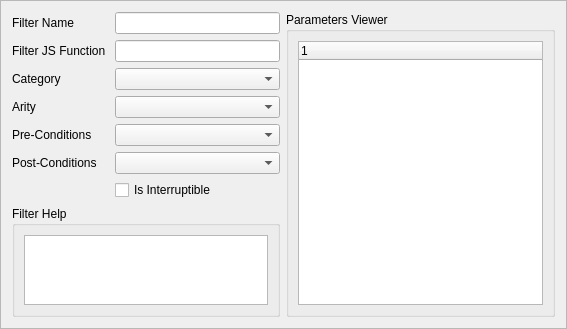
<?xml version="1.0" encoding="UTF-8"?>
<ui version="4.0">
 <class>FilterCreatorGUI</class>
 <widget class="QFrame" name="FilterCreatorGUI">
  <property name="geometry">
   <rect>
    <x>0</x>
    <y>0</y>
    <width>567</width>
    <height>325</height>
   </rect>
  </property>
  <property name="palette">
   <palette>
    <active>
     <colorrole role="WindowText">
      <brush brushstyle="SolidPattern">
       <color alpha="255">
        <red>0</red>
        <green>0</green>
        <blue>0</blue>
       </color>
      </brush>
     </colorrole>
     <colorrole role="Button">
      <brush brushstyle="SolidPattern">
       <color alpha="255">
        <red>240</red>
        <green>240</green>
        <blue>240</blue>
       </color>
      </brush>
     </colorrole>
     <colorrole role="Light">
      <brush brushstyle="SolidPattern">
       <color alpha="255">
        <red>255</red>
        <green>255</green>
        <blue>255</blue>
       </color>
      </brush>
     </colorrole>
     <colorrole role="Midlight">
      <brush brushstyle="SolidPattern">
       <color alpha="255">
        <red>247</red>
        <green>247</green>
        <blue>247</blue>
       </color>
      </brush>
     </colorrole>
     <colorrole role="Dark">
      <brush brushstyle="SolidPattern">
       <color alpha="255">
        <red>120</red>
        <green>120</green>
        <blue>120</blue>
       </color>
      </brush>
     </colorrole>
     <colorrole role="Mid">
      <brush brushstyle="SolidPattern">
       <color alpha="255">
        <red>160</red>
        <green>160</green>
        <blue>160</blue>
       </color>
      </brush>
     </colorrole>
     <colorrole role="Text">
      <brush brushstyle="SolidPattern">
       <color alpha="255">
        <red>0</red>
        <green>0</green>
        <blue>0</blue>
       </color>
      </brush>
     </colorrole>
     <colorrole role="BrightText">
      <brush brushstyle="SolidPattern">
       <color alpha="255">
        <red>255</red>
        <green>255</green>
        <blue>255</blue>
       </color>
      </brush>
     </colorrole>
     <colorrole role="ButtonText">
      <brush brushstyle="SolidPattern">
       <color alpha="255">
        <red>0</red>
        <green>0</green>
        <blue>0</blue>
       </color>
      </brush>
     </colorrole>
     <colorrole role="Base">
      <brush brushstyle="SolidPattern">
       <color alpha="255">
        <red>255</red>
        <green>255</green>
        <blue>255</blue>
       </color>
      </brush>
     </colorrole>
     <colorrole role="Shadow">
      <brush brushstyle="SolidPattern">
       <color alpha="255">
        <red>0</red>
        <green>0</green>
        <blue>0</blue>
       </color>
      </brush>
     </colorrole>
     <colorrole role="AlternateBase">
      <brush brushstyle="SolidPattern">
       <color alpha="255">
        <red>247</red>
        <green>247</green>
        <blue>247</blue>
       </color>
      </brush>
     </colorrole>
     <colorrole role="ToolTipBase">
      <brush brushstyle="SolidPattern">
       <color alpha="255">
        <red>255</red>
        <green>255</green>
        <blue>220</blue>
       </color>
      </brush>
     </colorrole>
     <colorrole role="ToolTipText">
      <brush brushstyle="SolidPattern">
       <color alpha="255">
        <red>0</red>
        <green>0</green>
        <blue>0</blue>
       </color>
      </brush>
     </colorrole>
    </active>
    <inactive>
     <colorrole role="WindowText">
      <brush brushstyle="SolidPattern">
       <color alpha="255">
        <red>0</red>
        <green>0</green>
        <blue>0</blue>
       </color>
      </brush>
     </colorrole>
     <colorrole role="Button">
      <brush brushstyle="SolidPattern">
       <color alpha="255">
        <red>240</red>
        <green>240</green>
        <blue>240</blue>
       </color>
      </brush>
     </colorrole>
     <colorrole role="Light">
      <brush brushstyle="SolidPattern">
       <color alpha="255">
        <red>255</red>
        <green>255</green>
        <blue>255</blue>
       </color>
      </brush>
     </colorrole>
     <colorrole role="Midlight">
      <brush brushstyle="SolidPattern">
       <color alpha="255">
        <red>247</red>
        <green>247</green>
        <blue>247</blue>
       </color>
      </brush>
     </colorrole>
     <colorrole role="Dark">
      <brush brushstyle="SolidPattern">
       <color alpha="255">
        <red>120</red>
        <green>120</green>
        <blue>120</blue>
       </color>
      </brush>
     </colorrole>
     <colorrole role="Mid">
      <brush brushstyle="SolidPattern">
       <color alpha="255">
        <red>160</red>
        <green>160</green>
        <blue>160</blue>
       </color>
      </brush>
     </colorrole>
     <colorrole role="Text">
      <brush brushstyle="SolidPattern">
       <color alpha="255">
        <red>0</red>
        <green>0</green>
        <blue>0</blue>
       </color>
      </brush>
     </colorrole>
     <colorrole role="BrightText">
      <brush brushstyle="SolidPattern">
       <color alpha="255">
        <red>255</red>
        <green>255</green>
        <blue>255</blue>
       </color>
      </brush>
     </colorrole>
     <colorrole role="ButtonText">
      <brush brushstyle="SolidPattern">
       <color alpha="255">
        <red>0</red>
        <green>0</green>
        <blue>0</blue>
       </color>
      </brush>
     </colorrole>
     <colorrole role="Base">
      <brush brushstyle="SolidPattern">
       <color alpha="255">
        <red>255</red>
        <green>255</green>
        <blue>255</blue>
       </color>
      </brush>
     </colorrole>
     <colorrole role="Shadow">
      <brush brushstyle="SolidPattern">
       <color alpha="255">
        <red>0</red>
        <green>0</green>
        <blue>0</blue>
       </color>
      </brush>
     </colorrole>
     <colorrole role="AlternateBase">
      <brush brushstyle="SolidPattern">
       <color alpha="255">
        <red>247</red>
        <green>247</green>
        <blue>247</blue>
       </color>
      </brush>
     </colorrole>
     <colorrole role="ToolTipBase">
      <brush brushstyle="SolidPattern">
       <color alpha="255">
        <red>255</red>
        <green>255</green>
        <blue>220</blue>
       </color>
      </brush>
     </colorrole>
     <colorrole role="ToolTipText">
      <brush brushstyle="SolidPattern">
       <color alpha="255">
        <red>0</red>
        <green>0</green>
        <blue>0</blue>
       </color>
      </brush>
     </colorrole>
    </inactive>
    <disabled>
     <colorrole role="WindowText">
      <brush brushstyle="SolidPattern">
       <color alpha="255">
        <red>120</red>
        <green>120</green>
        <blue>120</blue>
       </color>
      </brush>
     </colorrole>
     <colorrole role="Button">
      <brush brushstyle="SolidPattern">
       <color alpha="255">
        <red>240</red>
        <green>240</green>
        <blue>240</blue>
       </color>
      </brush>
     </colorrole>
     <colorrole role="Light">
      <brush brushstyle="SolidPattern">
       <color alpha="255">
        <red>255</red>
        <green>255</green>
        <blue>255</blue>
       </color>
      </brush>
     </colorrole>
     <colorrole role="Midlight">
      <brush brushstyle="SolidPattern">
       <color alpha="255">
        <red>247</red>
        <green>247</green>
        <blue>247</blue>
       </color>
      </brush>
     </colorrole>
     <colorrole role="Dark">
      <brush brushstyle="SolidPattern">
       <color alpha="255">
        <red>120</red>
        <green>120</green>
        <blue>120</blue>
       </color>
      </brush>
     </colorrole>
     <colorrole role="Mid">
      <brush brushstyle="SolidPattern">
       <color alpha="255">
        <red>160</red>
        <green>160</green>
        <blue>160</blue>
       </color>
      </brush>
     </colorrole>
     <colorrole role="Text">
      <brush brushstyle="SolidPattern">
       <color alpha="255">
        <red>120</red>
        <green>120</green>
        <blue>120</blue>
       </color>
      </brush>
     </colorrole>
     <colorrole role="BrightText">
      <brush brushstyle="SolidPattern">
       <color alpha="255">
        <red>255</red>
        <green>255</green>
        <blue>255</blue>
       </color>
      </brush>
     </colorrole>
     <colorrole role="ButtonText">
      <brush brushstyle="SolidPattern">
       <color alpha="255">
        <red>120</red>
        <green>120</green>
        <blue>120</blue>
       </color>
      </brush>
     </colorrole>
     <colorrole role="Base">
      <brush brushstyle="SolidPattern">
       <color alpha="255">
        <red>240</red>
        <green>32</green>
        <blue>122</blue>
       </color>
      </brush>
     </colorrole>
     <colorrole role="Shadow">
      <brush brushstyle="SolidPattern">
       <color alpha="255">
        <red>0</red>
        <green>0</green>
        <blue>0</blue>
       </color>
      </brush>
     </colorrole>
     <colorrole role="AlternateBase">
      <brush brushstyle="SolidPattern">
       <color alpha="255">
        <red>240</red>
        <green>240</green>
        <blue>240</blue>
       </color>
      </brush>
     </colorrole>
     <colorrole role="ToolTipBase">
      <brush brushstyle="SolidPattern">
       <color alpha="255">
        <red>255</red>
        <green>255</green>
        <blue>220</blue>
       </color>
      </brush>
     </colorrole>
     <colorrole role="ToolTipText">
      <brush brushstyle="SolidPattern">
       <color alpha="255">
        <red>0</red>
        <green>0</green>
        <blue>0</blue>
       </color>
      </brush>
     </colorrole>
    </disabled>
   </palette>
  </property>
  <property name="windowTitle">
   <string>Filter Editor</string>
  </property>
  <property name="frameShape">
   <enum>QFrame::StyledPanel</enum>
  </property>
  <property name="frameShadow">
   <enum>QFrame::Raised</enum>
  </property>
  <layout class="QGridLayout" name="gridLayout_3">
   <item row="0" column="0">
    <widget class="QLabel" name="label">
     <property name="text">
      <string>Filter Name</string>
     </property>
    </widget>
   </item>
   <item row="0" column="1">
    <widget class="QLineEdit" name="nameLine">
     <property name="text">
      <string/>
     </property>
    </widget>
   </item>
   <item row="0" column="2" rowspan="8">
    <widget class="QGroupBox" name="groupBox_2">
     <property name="title">
      <string>Parameters Viewer</string>
     </property>
     <layout class="QGridLayout" name="gridLayout_2">
      <item row="0" column="0">
       <widget class="TreeWidgetWithMenu" name="paramviewer">
        <column>
         <property name="text">
          <string notr="true">1</string>
         </property>
        </column>
       </widget>
      </item>
     </layout>
    </widget>
   </item>
   <item row="1" column="0">
    <widget class="QLabel" name="label_2">
     <property name="text">
      <string>Filter JS Function </string>
     </property>
    </widget>
   </item>
   <item row="1" column="1">
    <widget class="QLineEdit" name="functionLine"/>
   </item>
   <item row="2" column="0">
    <widget class="QLabel" name="label_4">
     <property name="text">
      <string>Category</string>
     </property>
    </widget>
   </item>
   <item row="2" column="1">
    <widget class="CheckBoxList" name="category"/>
   </item>
   <item row="3" column="0">
    <widget class="QLabel" name="label_3">
     <property name="text">
      <string>Arity</string>
     </property>
    </widget>
   </item>
   <item row="3" column="1">
    <widget class="QComboBox" name="arity"/>
   </item>
   <item row="4" column="0">
    <widget class="QLabel" name="label_5">
     <property name="text">
      <string>Pre-Conditions</string>
     </property>
    </widget>
   </item>
   <item row="4" column="1">
    <widget class="CheckBoxList" name="precond"/>
   </item>
   <item row="5" column="0">
    <widget class="QLabel" name="label_6">
     <property name="text">
      <string>Post-Conditions</string>
     </property>
    </widget>
   </item>
   <item row="5" column="1">
    <widget class="CheckBoxList" name="postcond"/>
   </item>
   <item row="7" column="0" colspan="2">
    <widget class="QGroupBox" name="groupBox">
     <property name="title">
      <string>Filter Help</string>
     </property>
     <layout class="QGridLayout" name="gridLayout">
      <item row="0" column="0">
       <widget class="QPlainTextEdit" name="helpedit"/>
      </item>
     </layout>
    </widget>
   </item>
   <item row="6" column="1">
    <widget class="QCheckBox" name="isinterr">
     <property name="text">
      <string>Is Interruptible</string>
     </property>
    </widget>
   </item>
  </layout>
 </widget>
 <customwidgets>
  <customwidget>
   <class>CheckBoxList</class>
   <extends>QComboBox</extends>
   <header>additionalgui.h</header>
  </customwidget>
  <customwidget>
   <class>TreeWidgetWithMenu</class>
   <extends>QTreeWidget</extends>
   <header>additionalgui.h</header>
  </customwidget>
 </customwidgets>
 <resources/>
 <connections/>
</ui>
